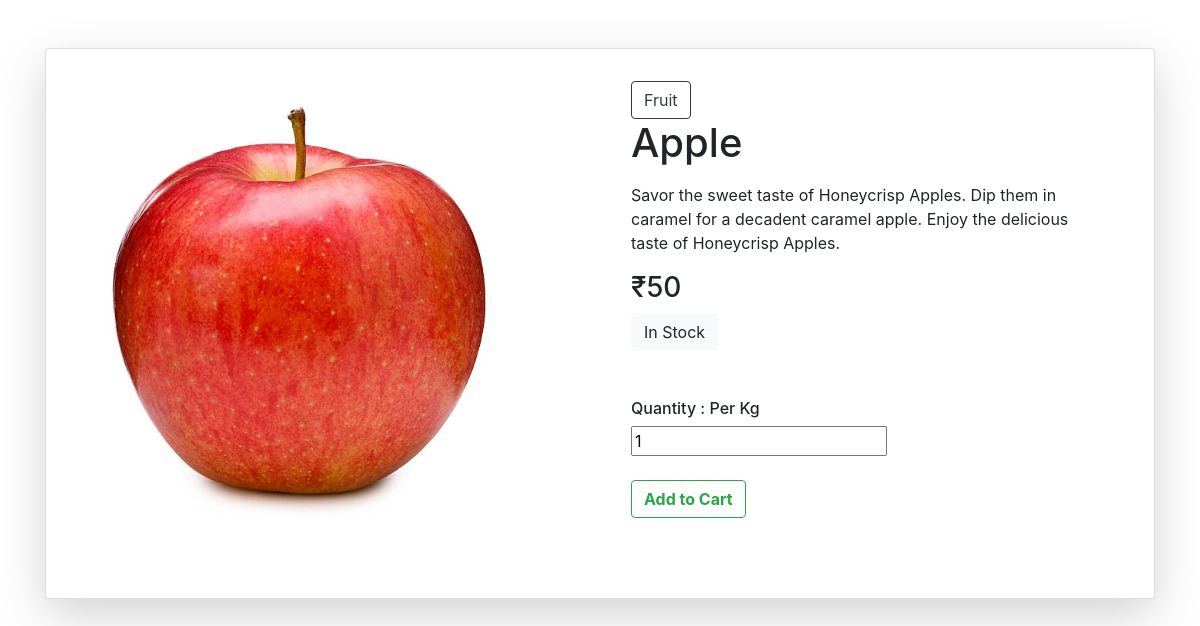
/product/1 (signed in), run on an earlier commit of the app's database.
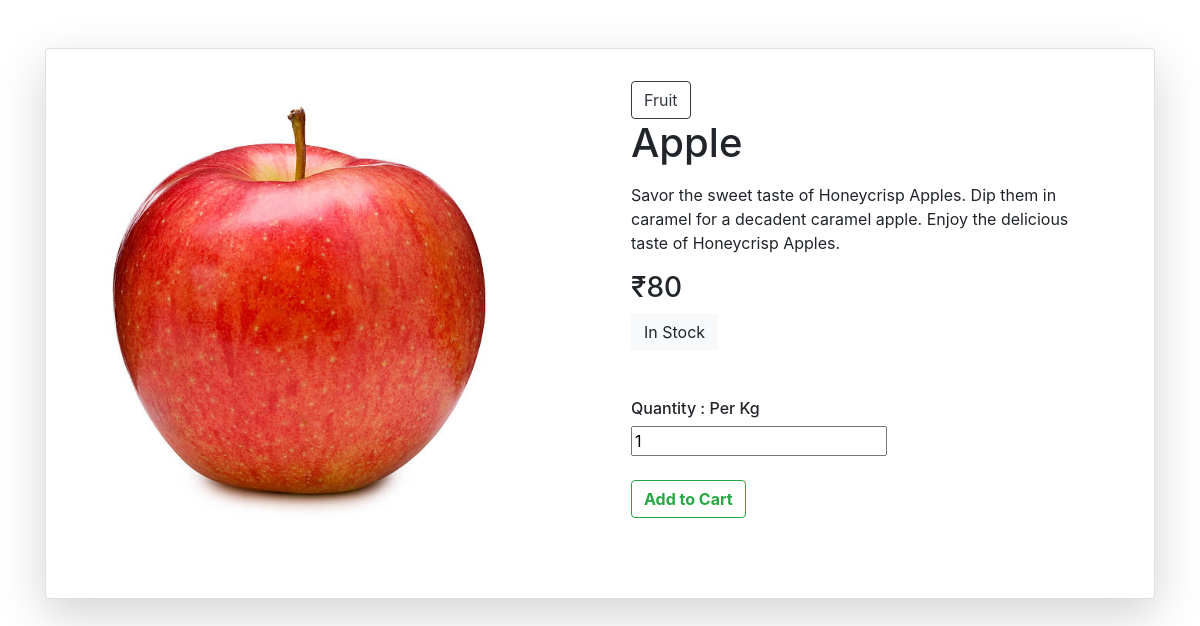
And on a later commit of the database.
### vault.py (models this page shows, shortened)
class Product(Base):
    __tablename__ = 'products'
    id = Column(Integer, primary_key=True, autoincrement=True)
    name = Column('name',String)
    category = Column('category',String)
    category_id = Column('category_id', Integer, foreign_key='categories.id')
    price = Column('price', Integer)
    quantity = Column('quantity', Integer)
    time = Column('time', Integer)
    image = Column('image', String)
    description = Column('description', String)
    si_unit = Column('si_unit', Integer)

### user_routes.py (the view)
@app.route('/product/<int:pid>', methods=['POST', 'GET'])
def product(pid):
    if 'user' in session:
        if request.method == 'POST':
            new_cart = Cart(
                user_id=session['user'],
                product_id=request.form['product_id'],
                product_name=request.form['product_name'],
                quantity=int(request.form['quantity']),
                price=int(request.form['price'])*int(request.form['quantity']),
            )
            agent.add(new_cart)
            agent.commit()
            return redirect('/home')
        else:
            item = agent.query(Product).filter(Product.id == pid).first()
            return render_template('user/buy.html', product=item)

### templates/user/buy.html (shortened to what this page needs)
<!DOCTYPE html>
<html lang="en">
<head>
    <link
  rel="stylesheet"
  href="https://stackpath.bootstrapcdn.com/bootstrap/4.5.2/css/bootstrap.min.css"
/>
</head>
<body>
<div class="container mt-5 mb-5 ">
  <div class="card shadow-lg p-3 mb-5 bg-white rounded">
    <div class="row g-0">
      <div class="col-md-6 border-end">
        <div class="d-flex flex-column justify-content-md-around ml-6">
          <div class="main_image ">
            <img
              src="/static/assets/products/{{product.image }}"
              id="main_product_image"
              width="90%"
              height="90%"
            />
          </div>
        </div>
      </div>
      <div class="col-md-6">
        <div class="p-3 right-side">
            <button class="btn btn-outline-dark"> {{product.category}}</button>
          <div class="d-flex justify-content-between align-items-center">
            <h1>{{product.name}}</h1>
          </div>
          <div class="mt-2 pr-3 content">
            <p>
                {{product.description}}
            </p>
          </div>
          <h3>₹{{product.price}}</h3>
          {% if (product.quantity > 1) %}
          <button type="button" class="btn btn-light">In Stock</button>
          <div class="mt-5">
            <span class="fs-1"><h6>Quantity : {{product.si_unit}}</h6></span>
            <form method="POST">
            <div class="inputs"><input type="number" name="quantity" placeholder="In Kg" value="1"/></div>
            <br>
            <button type="submit" class="btn btn-outline-success"><b>Add to Cart</b></button>
            </form>
            </div>
          </div>
          {% endif %}
        </div>
      </div>
    </div>
  </div>
</body>
</html>

What changed in the data, as far as the page shows it:
changed Product "Apple": price "50" → "80"
